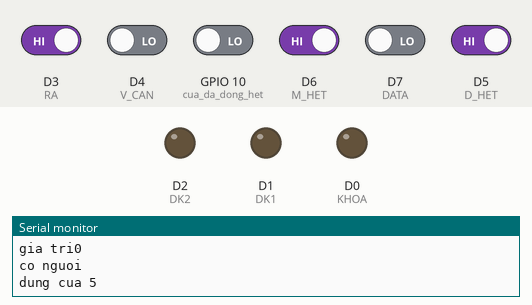
Bench run of a sketch on a simulated ESP8266 (NodeMCU). Parts: output pins drawn as LEDs (lit = HIGH), the last lines printed to the serial monitor. The inputs (shaded band) are chosen by the test bench; at power-on: D3 (RA), D5 (D_HET), D6 (M_HET) HIGH, D4 (V_CAN), D7 (DATA), GPIO 10 (cua_da_dong_het) LOW.

Above: at 12.8 s.
12.9 s: D3 (RA) driven LOW
At 26.2 s:
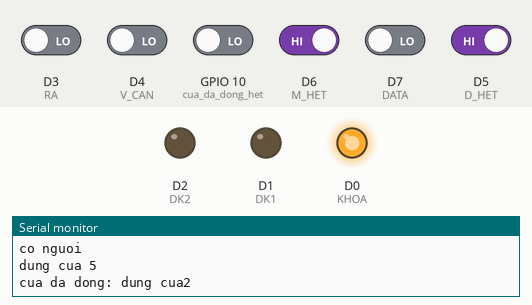
26.5 s: D5 (D_HET) driven LOW
At 31.3 s:
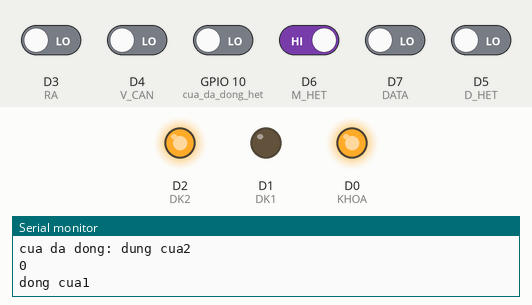
32.5 s: D7 (DATA) driven HIGH
At 36.3 s:
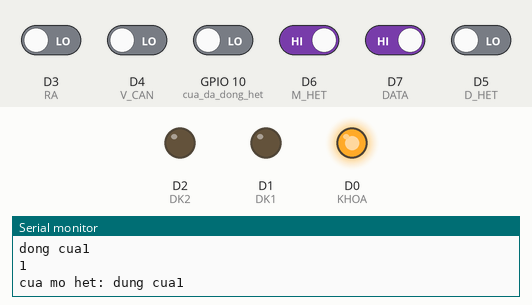
41.5 s: D6 (M_HET) driven LOW
At 47.9 s:
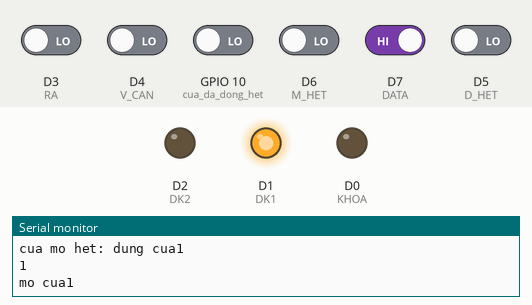
48.5 s: D7 (DATA) driven LOW
At 52.9 s:
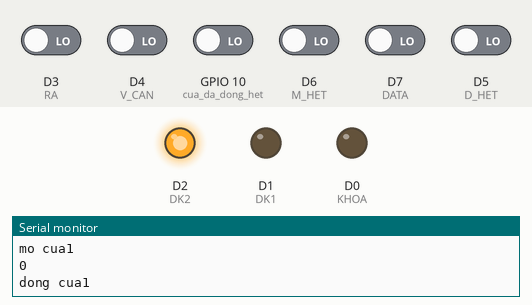
54.5 s: D4 (V_CAN) driven HIGH
At 58.6 s:
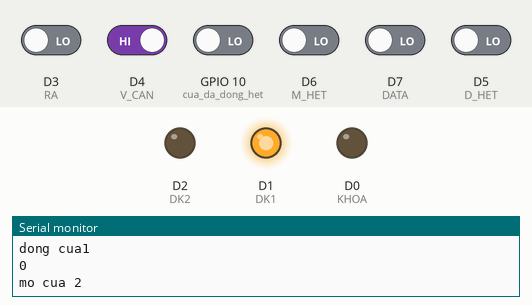
Timing chart, 0 to 60.1 s (numbered marks = the images above; inputs shaded):
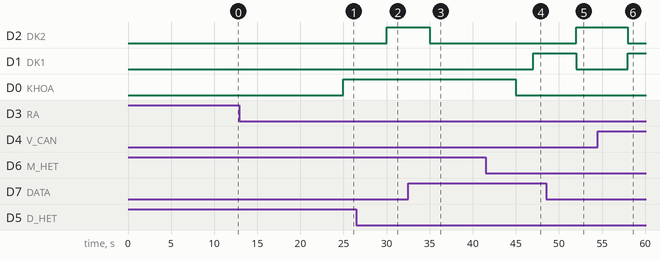

The sketch:

DK_motor.ino
```cpp
#define KHOA  D0
#define DK1   D1
#define DK2   D2
#define RA    D3
#define V_CAN D4
#define D_HET D5
#define M_HET D6
#define DATA  D7
#define OFF_VCAN=D8
void setup()
{
  Serial.begin(9600);
  pinMode(RA,INPUT);//co nguoi muon ra
  pinMode(V_CAN,INPUT);//hong ngoai
  pinMode(D_HET,INPUT);//cua dong het
  pinMode(M_HET,INPUT);//cua mo het
  pinMode(DATA,INPUT);//T/H
  pinMode(10,INPUT);//cua da dong het
  ////pinMode(2, INPUT_PULLUP);
  //attachInterrupt(0, ngat, HIGH);
  pinMode(DK1,OUTPUT);//DK motor
  pinMode(DK2,OUTPUT);//DK motor
  pinMode(KHOA,OUTPUT);//DK chot
}

void loop()
{
  int data=digitalRead(DATA);
  Serial.println(data);
  int v_can=digitalRead(V_CAN);
  int d_het=digitalRead(D_HET);
  int m_het=digitalRead(M_HET);
  int donghet=digitalRead(10);
  //co t/h mo cua
  while(digitalRead(RA)==1)
  {
    ngat();
  }
  if(data==1)
  {
    if(m_het!=1)//cua mo chua het
    {
      digitalWrite(KHOA,LOW);
      delay(1000);
      Serial.println("mo cua1");
      mocua();
    }
    else
    {
      Serial.println("cua mo het: dung cua1");
      dungcua();
    }
  }
  else//co t/h dong cua,
  {
    if(d_het!=1&&v_can!=1)//chua dong het va k co nguoi.
    {
      Serial.println("dong cua1");
      dongcua();
    }
    else//da dong hoac co nguoi
    {
      if(d_het==1)//da dong
        {
          Serial.println("cua da dong: dung cua2");
          dungcua();
          delay(1000);
          digitalWrite(KHOA,HIGH);//chot cua lai k cho mo
        }
      else//chua dong
      {
        if(v_can==1&&m_het!=1&&d_het!=1)//co nguoi va cua chu mo het
        {
          Serial.println("mo cua 2");
          mocua();
        }
        else
        {
          if(m_het==1)
          {
            Serial.println("dung cua 3");
            dungcua();
            delay(10000);
          }
        }
      }
    }
  }
 delay(5000);
}

void ngat()
{
  Serial.print("gia tri");
  Serial.println(digitalRead(2));
  Serial.println("co nguoi");
  if(digitalRead(M_HET)==1)
  {
    Serial.println("dung cua 5");
    dungcua();
    delay(10000);
  }
  else
  {
    Serial.println("mo cua tu dong");
    mocua();
  }
  delay(2000);//bo
}
void mocua()
{
  digitalWrite(KHOA,LOW);delay(1000);
  digitalWrite(DK1,HIGH);digitalWrite(DK2,LOW);
}
void dongcua()
{
  digitalWrite(DK1,LOW);digitalWrite(DK2,HIGH);
}
void dungcua()
{
  digitalWrite(DK1,LOW);digitalWrite(DK2,LOW);
}
```

Measured:
- after the input at 12.9 s, D0 (KHOA): LOW → HIGH after 12.1 s
- after the input at 26.5 s, D2 (DK2): LOW → HIGH after 3.5 s
- after the input at 32.5 s, D2 (DK2): HIGH → LOW after 2.5 s
- after the input at 41.5 s, D1 (DK1): LOW → HIGH after 5.5 s; D0 (KHOA): HIGH → LOW after 3.5 s
- after the input at 48.5 s, D2 (DK2): LOW → HIGH after 3.5 s; D1 (DK1): HIGH → LOW after 3.5 s
- after the input at 54.5 s, D2 (DK2): HIGH → LOW after 3.5 s; D1 (DK1): LOW → HIGH after 3.5 s
